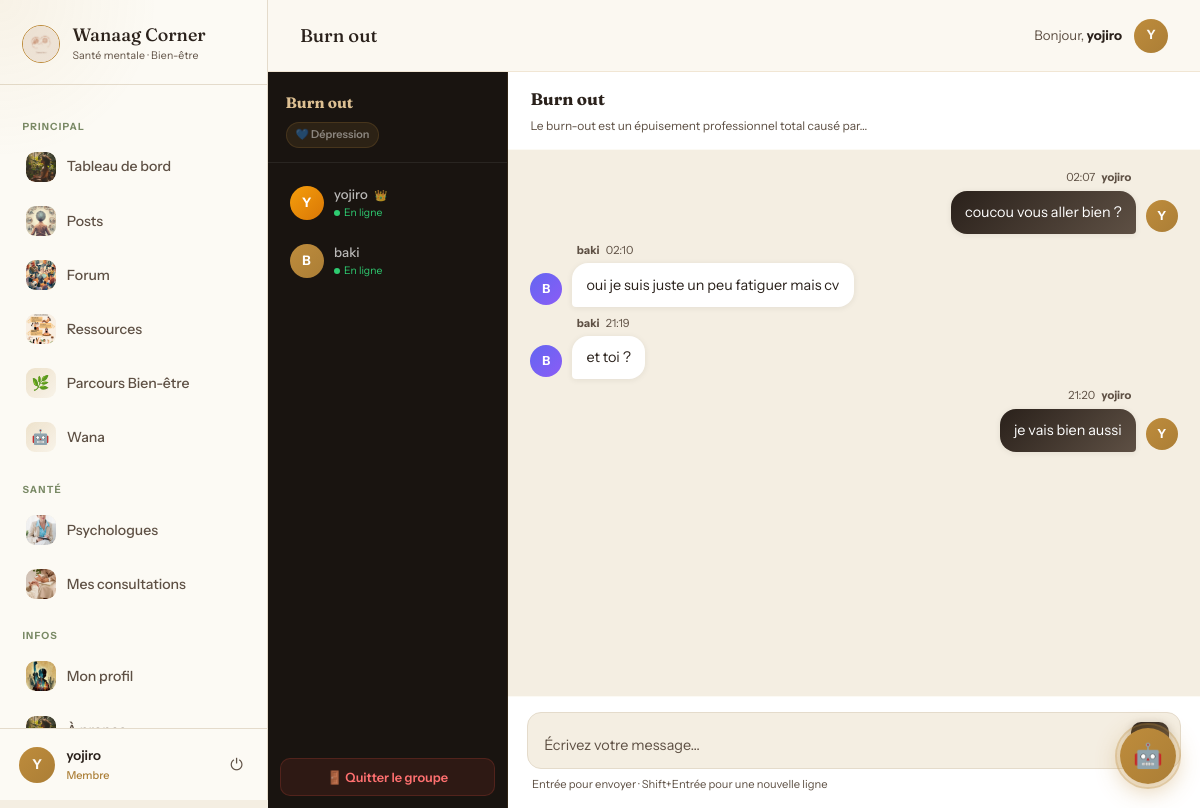
Screenshot of /forum/group/1/ (signed in) with the database file from the repository.
### application/models.py (models this page shows, shortened)
class CustomUser(AbstractUser):
    pseudonyme = models.CharField(max_length=50, unique=True)
    email = models.EmailField(unique=True)
    photo = models.ImageField(upload_to='profiles/', blank=True, null=True, verbose_name="Photo de profil")
    bio = models.TextField(blank=True, max_length=300, verbose_name="Bio")
    USERNAME_FIELD = 'email'
    REQUIRED_FIELDS = ['username', 'pseudonyme']
    class Meta:
        verbose_name = 'Utilisateur'
        verbose_name_plural = 'Utilisateurs'

class ForumGroup(models.Model):
    CATEGORY_CHOICES = [
        ('anxiete', '💭 Anxiété'),
        ('depression', '💙 Dépression'),
        ('meditation', '🧘 Méditation'),
        ('famille', '👨‍👩‍👧‍👦 Famille'),
        ('developpement', '🌱 Développement personnel'),
        ('stress', '⚡ Stress & Burn-out'),
        ('trauma', '🛡️ Trauma & PTSD'),
        ('sommeil', '🌙 Troubles du sommeil'),
        ('relations', '💞 Relations & Amour'),
        ('deuil', '🕊️ Deuil & Perte'),
        ('confiance', '⭐ Confiance en soi'),
        ('addiction', '🔗 Addictions'),
        ('colere', '🔥 Gestion de la colère'),
        ('solitude', '🫂 Solitude & Isolement'),
        ('identite', '🌍 Identité & Culture'),
        ('jeunes', '🎓 Santé mentale des jeunes'),
        ('spiritualite', '✨ Spiritualité & Foi'),
        ('alimentation', '🥗 Alimentation & Image du corps'),
    ]
    name = models.CharField(max_length=200, verbose_name="Nom du groupe")
    description = models.TextField(verbose_name="Description")
    category = models.CharField(max_length=50, choices=CATEGORY_CHOICES)
    creator = models.ForeignKey(settings.AUTH_USER_MODEL, on_delete=models.CASCADE, related_name='created_groups')
    members = models.ManyToManyField(settings.AUTH_USER_MODEL, related_name='joined_groups', blank=True)
    created_at = models.DateTimeField(auto_now_add=True)
    is_private = models.BooleanField(default=False)
    class Meta:
        ordering = ['-created_at']
        verbose_name = "Groupe de discussion"
        verbose_name_plural = "Groupes de discussion"

class GroupMessage(models.Model):
    group = models.ForeignKey(ForumGroup, on_delete=models.CASCADE, related_name='messages')
    sender = models.ForeignKey(settings.AUTH_USER_MODEL, on_delete=models.CASCADE)
    content = models.TextField(verbose_name="Message")
    created_at = models.DateTimeField(auto_now_add=True)
    is_deleted = models.BooleanField(default=False)
    class Meta:
        ordering = ['created_at']
        verbose_name = "Message"
        verbose_name_plural = "Messages"

### application/views.py (the view)
# urls.py: path('forum/group/<int:group_id>/', views.group_chat, name='group_chat'),
@login_required
def group_chat(request, group_id):
    group = get_object_or_404(ForumGroup, id=group_id)
    if request.user not in group.members.all():
        return redirect('forum_home')
    messages_list = group.messages.filter(is_deleted=False).select_related('sender')
    status, created = GroupMemberStatus.objects.get_or_create(
        group=group,
        user=request.user
    )
    status.last_read_at = timezone.now()
    status.save()
    context = {
        'group': group,
        'chat_messages': messages_list,
        'members': group.members.all(),
    }
    return render(request, 'application/group_chat.html', context)

### application/templates/application/group_chat.html (shortened to what this page needs)
{% extends 'application/base.html' %}
{% load static %}
{% block page_title %}{{ group.name }}{% endblock %}
{% block content %}
<div class="chat-wrapper">
    <div class="members-panel">
        <div class="members-panel-header">
            <div class="group-name">{{ group.name }}</div>
            <span class="group-category">{{ group.get_category_display }}</span>
        </div>
        <div class="members-scroll">
            {% for member in members %}
            <div class="member-row">
                <div class="member-av {% if member == group.creator %}creator{% endif %}">
                    {{ member.pseudonyme|first|upper }}
                </div>
                <div>
                    <div class="member-name">
                        {{ member.pseudonyme }}
                        {% if member == group.creator %}<span class="member-badge">👑</span>{% endif %}
                    </div>
                    <div class="member-online"><span class="dot-online"></span> En ligne</div>
                </div>
            </div>
            {% endfor %}
        </div>
        <button class="leave-btn-panel" onclick="leaveGroup()">🚪 Quitter le groupe</button>
    </div>
    <div class="chat-area">
        <div class="chat-topbar">
            <div>
                <div class="chat-topbar-title">{{ group.name }}</div>
                <div class="chat-topbar-sub">{{ group.description|truncatechars:60 }}</div>
            </div>
        </div>
        <div class="messages-zone" id="messagesZone">
            {% if chat_messages %}
                {% for msg in chat_messages %}
                <div class="msg-row {% if msg.sender == request.user %}own{% endif %}" data-id="{{ msg.id }}">
                    <div class="msg-av">{{ msg.sender.pseudonyme|first|upper }}</div>
                    <div class="msg-body">
                        <div class="msg-meta">
                            <span class="msg-author">{{ msg.sender.pseudonyme }}</span>
                            <span>{{ msg.created_at|date:"H:i" }}</span>
                        </div>
                        <div class="msg-bubble">{{ msg.content }}</div>
                    </div>
                </div>
                {% endfor %}
            {% endif %}
        </div>
        <div class="input-zone">
            <div class="input-row" id="inputRow">
                <textarea
                    class="msg-textarea"
                    id="msgInput"
                    placeholder="Écrivez votre message…"
                    rows="1"
                    onkeydown="handleKey(event)"
                    oninput="autoResize(this)"
                ></textarea>
                <button class="send-btn" id="sendBtn" onclick="sendMessage()" title="Envoyer">➤</button>
            </div>
            <div class="input-hint">Entrée pour envoyer · Shift+Entrée pour une nouvelle ligne</div>
        </div>
    </div>
</div>
{% endblock %}

### application/templates/application/base.html (shortened to what this page needs)
{% load static %}
<!DOCTYPE html>
<html lang="fr">
<head>
</head>
<body>
{% if user.is_authenticated %}
<aside class="sidebar" id="sidebar">
    <div class="sidebar-header">
        <img src="{% static 'images/logo.jpg' %}" alt="Logo" class="sidebar-logo-img">
        <div>
            <div class="sidebar-brand-name">Wanaag Corner</div>
            <div class="sidebar-brand-sub">Santé mentale · Bien-être</div>
        </div>
    </div>
    <nav class="sidebar-nav">
        <div class="nav-label">Principal</div>
        <a href="{% url 'dashboard' %}" class="nav-item {% if request.resolver_match.url_name == 'dashboard' %}active{% endif %}">
            <span class="nav-icon"><img src="{% static 'images/espace-bien-etre.jpg' %}" alt=""></span> Tableau de bord
        </a>
        <a href="{% url 'posts_feed' %}" class="nav-item {% if request.resolver_match.url_name == 'posts_feed' %}active{% endif %}">
            <span class="nav-icon"><img src="{% static 'images/posts.jpg' %}" alt=""></span> Posts
        </a>
        <a href="{% url 'forum_home' %}" class="nav-item {% if 'forum' in request.resolver_match.url_name %}active{% endif %}">
            <span class="nav-icon"><img src="{% static 'images/forum.jpg' %}" alt=""></span> Forum
        </a>
        <a href="{% url 'ressources_home' %}" class="nav-item {% if 'ressource' in request.resolver_match.url_name %}active{% endif %}">
            <span class="nav-icon"><img src="{% static 'images/ressources.jpg' %}" alt=""></span> Ressources
        </a>
        <a href="{% url 'parcours_home' %}" class="nav-item {% if 'parcours' in request.resolver_match.url_name %}active{% endif %}">
            <span class="nav-icon" style="background:linear-gradient(135deg,rgba(190,140,60,.22),rgba(190,140,60,.06));border-radius:9px;display:flex;align-items:center;justify-content:center;font-size:.9rem;">🌿</span> Parcours Bien-être
        </a>
        <a href="{% url 'chatbot' %}" class="nav-item {% if request.resolver_match.url_name == 'chatbot' %}active{% endif %}" style="position:relative;">
            <span class="nav-icon" style="background:linear-gradient(135deg,rgba(190,140,60,.22),rgba(190,140,60,.06));border-radius:9px;display:flex;align-items:center;justify-content:center;font-size:.9rem;">🤖</span>
            Wana
        </a>
        {% if not user.psychologue_profile %}
        <div class="nav-label">Santé</div>
        <a href="{% url 'psychologues_list' %}" class="nav-item {% if request.resolver_match.url_name == 'psychologues_list' %}active{% endif %}">
            <span class="nav-icon"><img src="{% static 'images/psychologue.jpg' %}" alt=""></span> Psychologues
        </a>
        <a href="{% url 'mes_consultations' %}" class="nav-item {% if 'consultation' in request.resolver_match.url_name %}active{% endif %}">
            <span class="nav-icon"><img src="{% static 'images/consultation.jpg' %}" alt=""></span> Mes consultations
        </a>
        {% endif %}
        <div class="nav-label">Infos</div>
        <a href="{% url 'profile' %}" class="nav-item {% if request.resolver_match.url_name == 'profile' %}active{% endif %}">
            <span class="nav-icon">
                {% if user.photo %}<img src="{{ user.photo.url }}" alt="" style="width:100%;height:100%;object-fit:cover;border-radius:9px;">
                {% else %}<img src="{% static 'images/photo-de-profil.jpg' %}" alt="">{% endif %}
            </span> Mon profil
        </a>
        <a href="{% url 'about' %}" class="nav-item {% if request.resolver_match.url_name == 'about' %}active{% endif %}">
            <span class="nav-icon"><img src="{% static 'images/espace-bien-etre.jpg' %}" alt=""></span> À propos
        </a>
    </nav>
    <div class="sidebar-user">
        <div class="avatar-sidebar">{{ user.pseudonyme|first|upper }}</div>
        <div class="sidebar-user-info">
            <div class="sidebar-user-name">{{ user.pseudonyme }}</div>
            <div class="sidebar-user-role">{% if user.psychologue_profile %}🩺 Psychologue{% else %}Membre{% endif %}</div>
        </div>
        <form method="post" action="{% url 'logout' %}" style="margin:0;">
            <button type="submit" class="logout-btn" title="Déconnexion">⏻</button>
        </form>
    </div>
</aside>
<div class="app-main">
    <header class="app-topbar">
        <div class="topbar-left">
            <span class="topbar-title">{% block page_title %}Wanaag Corner{% endblock %}</span>
        </div>
        <div class="topbar-right">
            <span class="topbar-greeting">Bonjour, <strong>{{ user.pseudonyme }}</strong></span>
            <div class="avatar-topbar">{{ user.pseudonyme|first|upper }}</div>
        </div>
    </header>
    <div class="app-content">
{% endif %}
{% block content %}{% endblock %}
{% if user.is_authenticated %}
    </div>
</div>
{% endif %}
{% if user.is_authenticated %}
{% url 'chatbot_send' as chatbot_send_url %}
{% url 'chatbot' as chatbot_url %}
<div id="chatWidget">
    <button class="wgt-bubble" id="wgtBubble" onclick="wgtToggle()" title="Parler à Wana">
        <span id="wgtIconOpen">🤖</span>
        <span class="wgt-pulse-ring"></span>
    </button>
</div>
{% endif %}
</body>
</html>

### rows the page displays
CustomUser: photo (picture), pseudonyme|first "Y", pseudonyme "yojiro"
ForumGroup: name "Burn out", category "💙 Dépression", description "Le burn-out est un épuisement professionnel total causé par…"
CustomUser: pseudonyme|first "B", pseudonyme "baki"
GroupMessage: sender.pseudonyme|first "Y", sender.pseudonyme "yojiro", created_at "02:07", content "coucou vous aller bien ?"
GroupMessage: sender.pseudonyme|first "B", sender.pseudonyme "baki", created_at "02:10", content "oui je suis juste un peu fatiguer mais cv"
GroupMessage: sender.pseudonyme|first "B", sender.pseudonyme "baki", created_at "21:19", content "et toi ?"
GroupMessage: sender.pseudonyme|first "Y", sender.pseudonyme "yojiro", created_at "21:20", content "je vais bien aussi"
